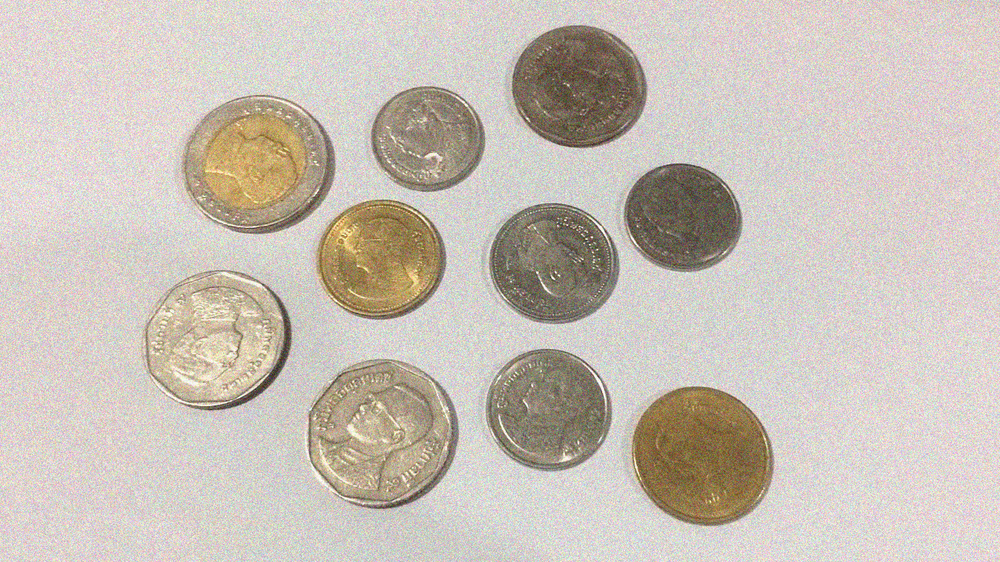
#> input picture images/CoinNoise.png, 1000 x 562 px, shrunk from 1366 x 768 before the run
$ python morphological_erosion.py
#> lines starting #> are read from the running program, lines starting #| are printed output that depends on the picture; after the words box and inside, x2 and y2 are one past the last pixel; in counts of white or black regions, pixels touching at a corner belong together
# Erosion การลด ภาพ
import cv2
import matplotlib.pyplot as plt
import numpy as np

img = cv2.imread("./images/CoinNoise.png",0)
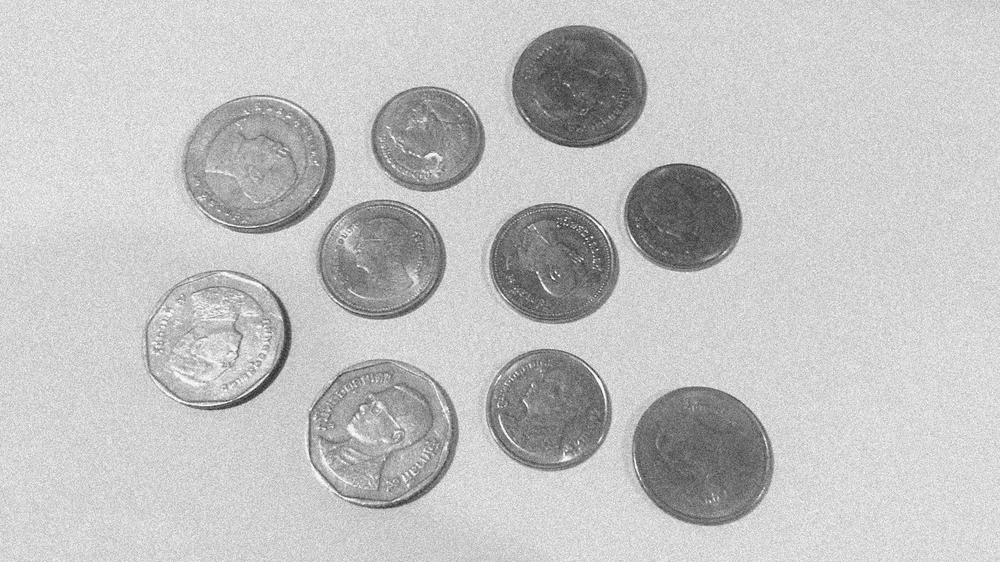
#> img: shape (562, 1000); min 37, max 255, mean 194
thresh, result = cv2.threshold(img,170,255,cv2.THRESH_BINARY_INV)
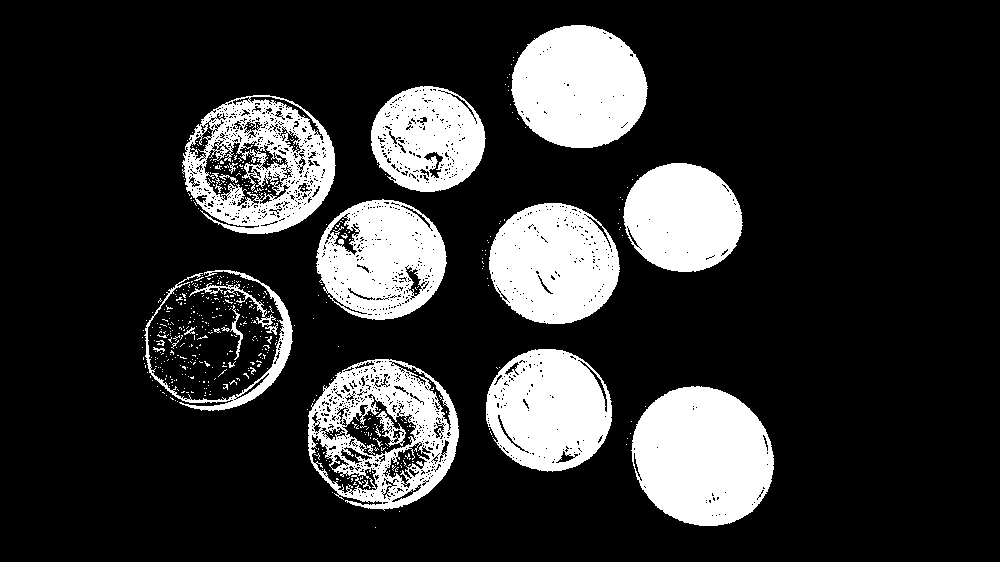
#> result: shape (562, 1000); 19.4% white; 563 white regions (536 under 20 px), largest, box (x1, y1, x2, y2) and area: (631, 386, 774, 526) 15435, (511, 25, 648, 148) 13053, (489, 203, 620, 324) 12009

kernel = np.ones((2,2),np.uint8)
dilation = cv2.dilate(result,kernel,iterations=7)
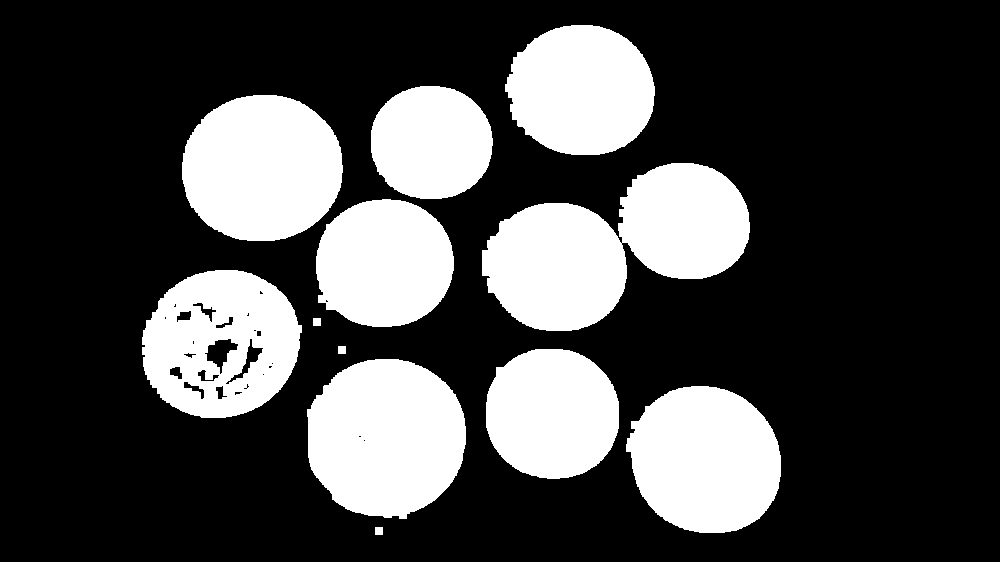
#> dilation: shape (562, 1000); 27.5% white; 12 white regions, largest, box (x1, y1, x2, y2) and area: (482, 163, 750, 331) 26634, (307, 359, 466, 519) 20055, (182, 95, 343, 241) 18746
erosion = cv2.erode(dilation,kernel,iterations=7)
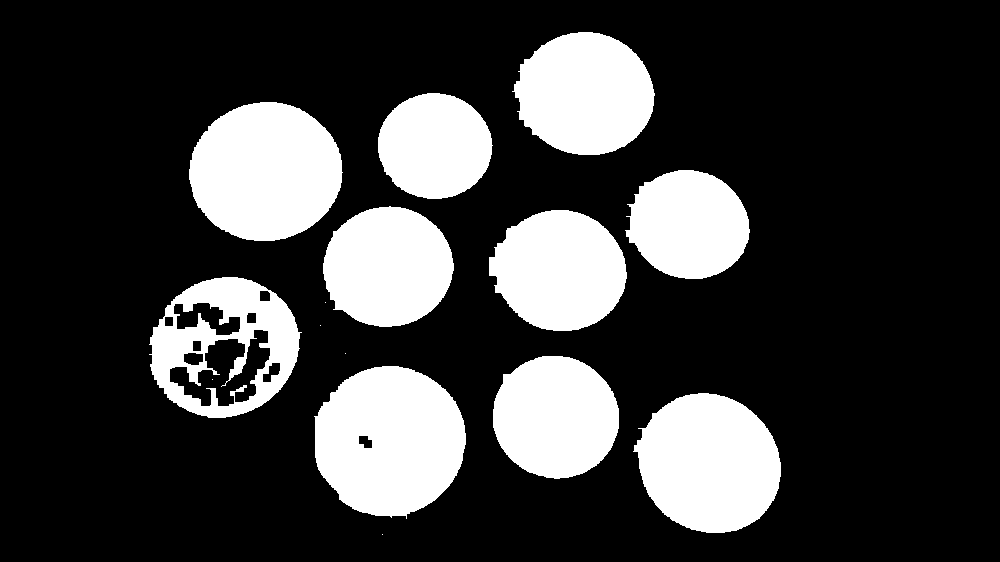
#> erosion: shape (562, 1000); 23.3% white; 15 white regions (5 under 20 px), largest, box (x1, y1, x2, y2) and area: (314, 366, 466, 519) 17740, (189, 102, 343, 241) 16646, (633, 393, 781, 533) 15663

opening = cv2.morphologyEx(result,cv2.MORPH_OPEN, kernel, iterations=5)
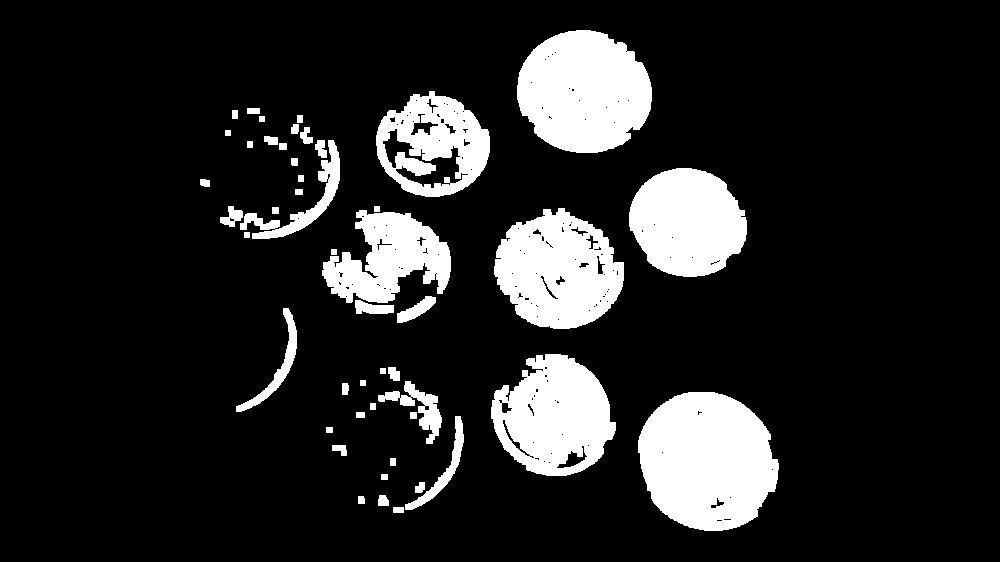
#> opening: shape (562, 1000); 14.6% white; 48 white regions, largest, box (x1, y1, x2, y2) and area: (638, 392, 779, 531) 15099, (517, 30, 652, 153) 12861, (494, 208, 624, 329) 11099

closing = cv2.morphologyEx(result,cv2.MORPH_CLOSE, kernel, iterations=5)
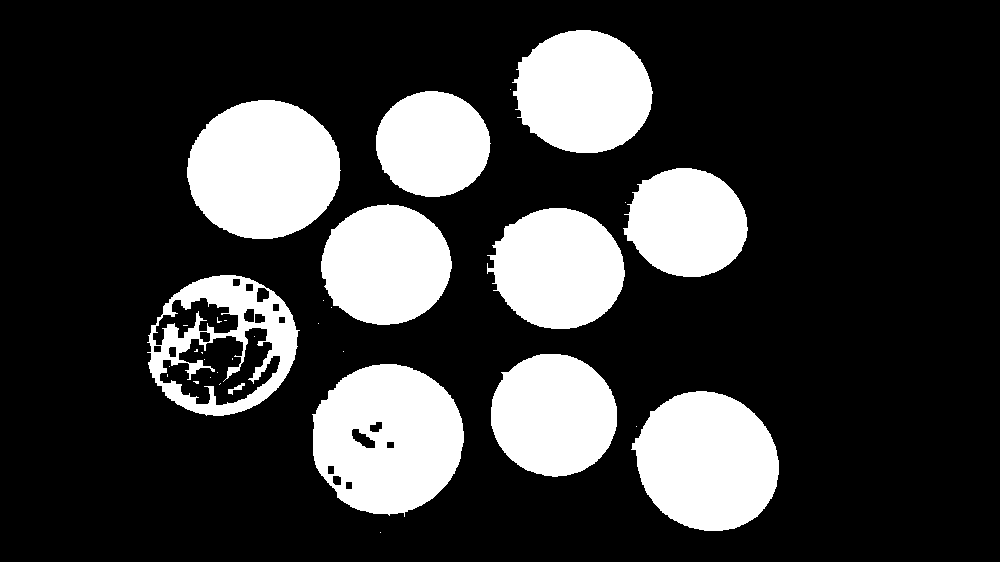
#> closing: shape (562, 1000); 22.9% white; 33 white regions (22 under 20 px), largest, box (x1, y1, x2, y2) and area: (312, 364, 464, 517) 17322, (187, 100, 341, 239) 16646, (631, 391, 779, 531) 15645


titles = ["Original","THRESH", "DILATION","OPEN","CLOSE"]
images = [img,result, erosion, opening, closing]


for i in range(len(images)):
    plt.subplot(2,3,i+1)
    plt.imshow(images[i],cmap="gray")
    plt.title(titles[i])
    plt.xticks([])
    plt.yticks([])
#> this loop made 5 passes


plt.show()
